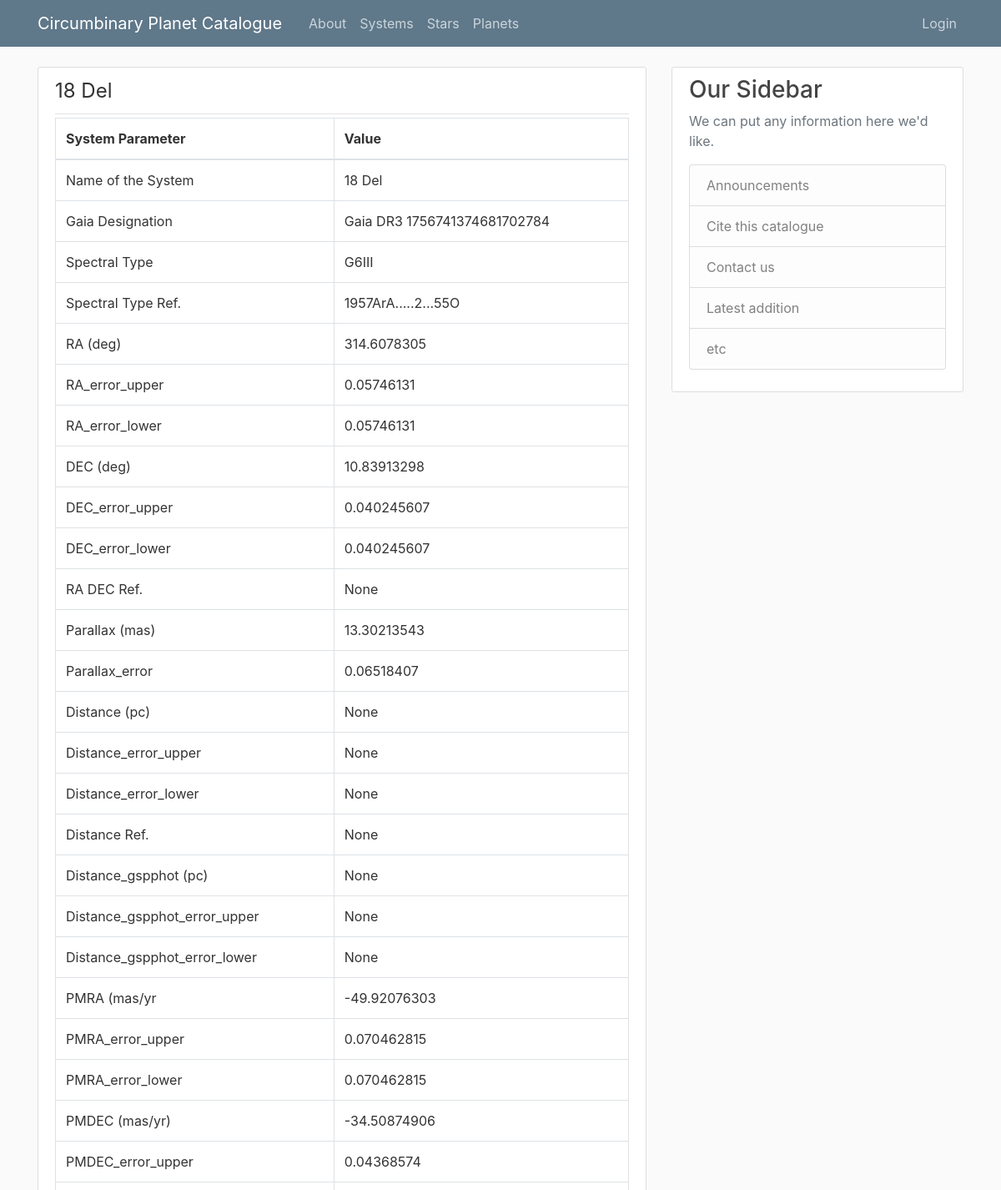
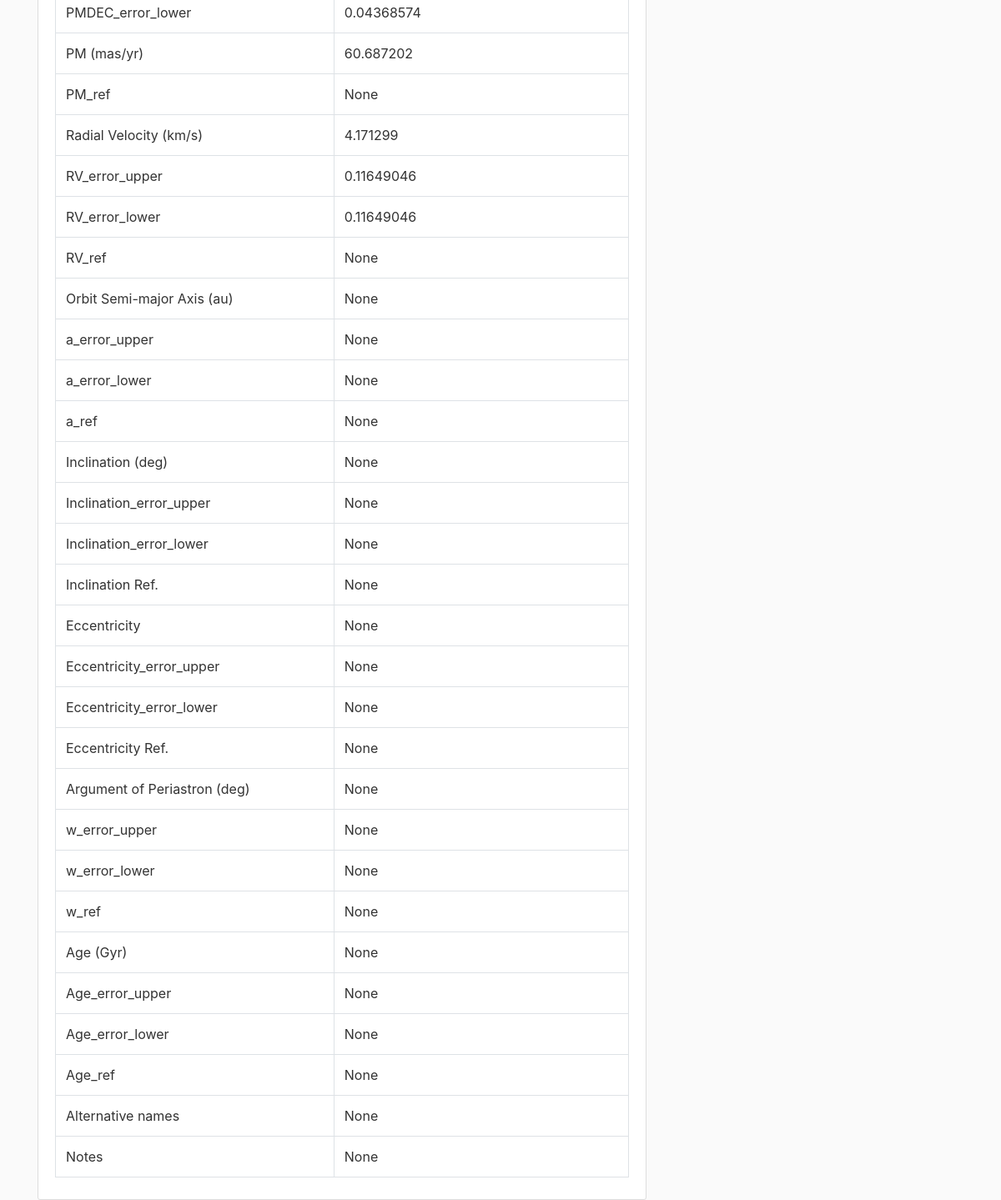
The page /system/3 on the database its author committed (2 pictures, top to bottom).
### cpc/models.py (models this page shows, shortened)
class System(db.Model):
    id = db.Column(db.Integer, primary_key=True)
    system_name = db.Column(db.String, nullable=False)
    gaia_id = db.Column(db.String)
    sp_type = db.Column(db.String)
    sp_type_ref = db.Column(db.String)
    ra = db.Column(db.Float)
    ra_error_upper = db.Column(db.Float)
    ra_error_lower = db.Column(db.Float)
    dec = db.Column(db.Float)
    dec_error_upper = db.Column(db.Float)
    dec_error_lower = db.Column(db.Float)
    ra_dec_ref = db.Column(db.Text)
    parallax = db.Column(db.Float)
    parallax_error = db.Column(db.Float)
    distance = db.Column(db.Float)
    distance_error_upper = db.Column(db.Float)
    distance_error_lower = db.Column(db.Float)
    distance_ref = db.Column(db.Text)
    distance_gspphot = db.Column(db.Float)
    distance_gspphot_upper = db.Column(db.Float)
    distance_gspphot_lower = db.Column(db.Float)
    pmra = db.Column(db.Float)
    pmra_error_upper = db.Column(db.Float)
    pmra_error_lower = db.Column(db.Float)
    pmdec = db.Column(db.Float)
    pmdec_error_upper = db.Column(db.Float)
    pmdec_error_lower = db.Column(db.Float)
    pm = db.Column(db.Float)
    pm_ref = db.Column(db.Text)
    radial_velocity = db.Column(db.Float)
    radial_velocity_error_upper = db.Column(db.Float)
    radial_velocity_error_lower = db.Column(db.Float)
    radial_velocity_ref = db.Column(db.Text)
    a = db.Column(db.Float)
    a_error_upper = db.Column(db.Float)
    a_error_lower = db.Column(db.Float)
    a_ref = db.Column(db.Text)
    incl = db.Column(db.Float)
    incl_error_upper = db.Column(db.Float)
    incl_error_lower = db.Column(db.Float)
    incl_ref = db.Column(db.Text)
    e = db.Column(db.Float)
    e_error_upper = db.Column(db.Float)
    e_error_lower = db.Column(db.Float)
    e_ref = db.Column(db.Text)
    w = db.Column(db.Float)
    w_error_upper = db.Column(db.Float)
    w_error_lower = db.Column(db.Float)
    w_ref = db.Column(db.Text)
    age = db.Column(db.Float)
    age_error_upper = db.Column(db.Float)
    age_error_lower = db.Column(db.Float)
    age_ref = db.Column(db.Text)
    alt_names = db.Column(db.String)
    notes = db.Column(db.Text)

### cpc/routes.py (the view)
@app.route("/system/<int:system_id>", methods=['GET', 'POST'])
def system(system_id):
    system = System.query.get_or_404(system_id)
    form = SystemForm(obj=system)
    return render_template('system.html', title=system.system_name, system=system, form=form)

### cpc/templates/system.html (shortened to what this page needs)
{% extends "layout.html" %}
{% block content %}
        <article class="media content-section">
          <div class="media-body">
            <div class="article-metadata">
                <legend class=""> {{ system.system_name }}  </legend>
            </div>
            <table class="table table-bordered">
                <thead>
                  <tr>
                    <th scope="col">System Parameter </th>
                    <th scope="col">Value </th>
                  </tr>
                </thead>
                <tbody>
                    {% for field in form %}
                        {% if field.label.text not in ['Submit', 'CSRF Token'] %}
                        <tr>
                          <td> {{ field.label.text }} </td>
                          <td> {{ field.data }} </td>
                        </tr>
                        {% endif %}
                    {% endfor %}
                </tbody>
              </table>
          </div>
        </article>
{% endblock content %}

### cpc/static/main.css (style rules this page uses)
body { background: #fafafa; color: #333333; margin-top: 5rem; }
.content-section { background: #ffffff; padding: 10px 20px; border: 1px solid #dddddd; border-radius: 3px; margin-bottom: 20px; }
.article-metadata { padding-bottom: 1px; margin-bottom: 4px; border-bottom: 1px solid #e3e3e3 }

### rows shown on the page
System: system_name "18 Del", data "18 Del" "Gaia DR3 1756741374681702784" "G6III" "1957ArA.....2...55O" "314.6078305" "0.05746131" "0.05746131" "10.83913298" "0.040245607" "0.040245607" "13.30213543" "0.06518407" "-49.92076303" "0.070462815" "0.070462815" "-34.50874906" "0.04368574" "0.04368574" "60.687202" "4.171299" "0.11649046" "0.11649046"

### other values the page prints
{{ field.label.text }} "Name of the System" "Gaia Designation" "Spectral Type" "Spectral Type Ref." "RA (deg)" "RA_error_upper" "RA_error_lower" "DEC (deg)" "DEC_error_upper" "DEC_error_lower" "RA DEC Ref." "Parallax (mas)" "Parallax_error" "Distance (pc)" "Distance_error_upper" "Distance_error_lower" "Distance Ref." "Distance_gspphot (pc)" "Distance_gspphot_error_upper" "Distance_gspphot_error_lower" "PMRA (mas/yr" "PMRA_error_upper" "PMRA_error_lower" "PMDEC (mas/yr)" "PMDEC_error_upper" "PMDEC_error_lower" "PM (mas/yr)" "PM_ref" "Radial Velocity (km/s)" "RV_error_upper" "RV_error_lower" "RV_ref" "Orbit Semi-major Axis (au)" "a_error_upper" "a_error_lower" "a_ref" "Inclination (deg)" "Inclination_error_upper" "Inclination_error_lower" "Inclination Ref." "Eccentricity" "Eccentricity_error_upper" "Eccentricity_error_lower" "Eccentricity Ref." "Argument of Periastron (deg)" "w_error_upper" "w_error_lower" "w_ref" "Age (Gyr)" "Age_error_upper" "Age_error_lower" "Age_ref" "Alternative names" "Notes"
{{ field.data }} "None" "None" "None" "None" "None" "None" "None" "None" "None" "None" "None" "None" "None" "None" "None" "None" "None" "None" "None" "None" "None" "None" "None" "None" "None" "None" "None" "None" "None" "None" "None" "None"
